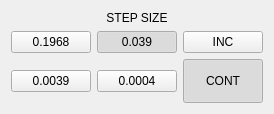
             <widget class="VCPWidget" name="widget_10">
              <layout class="QGridLayout" name="gridLayout_8">
               <item row="3" column="1">
                <widget class="ActionButton" name="inc_0_01">
                 <property name="text">
                  <string>0.0004</string>
                 </property>
                 <property name="checkable">
                  <bool>true</bool>
                 </property>
                 <property name="autoExclusive">
                  <bool>true</bool>
                 </property>
                 <property name="rules" stdset="0">
                  <string>[{&quot;name&quot;: &quot;New Rule&quot;, &quot;property&quot;: &quot;Text&quot;, &quot;expression&quot;: &quot;\&quot;.01\&quot; if ch[0] == 1else \&quot;0.0004\&quot;&quot;, &quot;channels&quot;: [{&quot;url&quot;: &quot;status:linear_units&quot;, &quot;trigger&quot;: true}]}]</string>
                 </property>
                 <property name="actionName" stdset="0">
                  <string>machine.jog.set-increment:0.01</string>
                 </property>
                 <attribute name="buttonGroup">
                  <string notr="true">jog_inc_values</string>
                 </attribute>
                </widget>
               </item>
               <item row="1" column="1">
                <widget class="ActionButton" name="inc_1">
                 <property name="text">
                  <string>0.039</string>
                 </property>
                 <property name="checkable">
                  <bool>true</bool>
                 </property>
                 <property name="checked">
                  <bool>true</bool>
                 </property>
                 <property name="autoExclusive">
                  <bool>true</bool>
                 </property>
                 <property name="rules" stdset="0">
                  <string>[{&quot;name&quot;: &quot;measure&quot;, &quot;property&quot;: &quot;Text&quot;, &quot;expression&quot;: &quot;\&quot;1\&quot; if ch[0] == 1else \&quot;0.039\&quot;&quot;, &quot;channels&quot;: [{&quot;url&quot;: &quot;status:linear_units&quot;, &quot;trigger&quot;: true}]}]</string>
                 </property>
                 <property name="actionName" stdset="0">
                  <string>machine.jog.set-increment:1</string>
                 </property>
                 <attribute name="buttonGroup">
                  <string notr="true">jog_inc_values</string>
                 </attribute>
                </widget>
               </item>
               <item row="1" column="0">
                <widget class="ActionButton" name="inc_5">
                 <property name="text">
                  <string>0.1968</string>
                 </property>
                 <property name="checkable">
                  <bool>true</bool>
                 </property>
                 <property name="autoExclusive">
                  <bool>true</bool>
                 </property>
                 <property name="rules" stdset="0">
                  <string>[{&quot;name&quot;: &quot;New Rule&quot;, &quot;property&quot;: &quot;Text&quot;, &quot;expression&quot;: &quot;\&quot;5\&quot; if ch[0] == 1else \&quot;0.1968\&quot;&quot;, &quot;channels&quot;: [{&quot;url&quot;: &quot;status:linear_units&quot;, &quot;trigger&quot;: true}]}]</string>
                 </property>
                 <property name="actionName" stdset="0">
                  <string>machine.jog.set-increment:5</string>
                 </property>
                 <attribute name="buttonGroup">
                  <string notr="true">jog_inc_values</string>
                 </attribute>
                </widget>
               </item>
               <item row="3" column="0">
                <widget class="ActionButton" name="inc_0_1">
                 <property name="text">
                  <string>0.0039</string>
                 </property>
                 <property name="checkable">
                  <bool>true</bool>
                 </property>
                 <property name="autoExclusive">
                  <bool>true</bool>
                 </property>
                 <property name="rules" stdset="0">
                  <string>[{&quot;name&quot;: &quot;New Rule&quot;, &quot;property&quot;: &quot;Text&quot;, &quot;expression&quot;: &quot;\&quot;0.1\&quot; if ch[0] == 1else \&quot;0.0039\&quot;&quot;, &quot;channels&quot;: [{&quot;url&quot;: &quot;status:linear_units&quot;, &quot;trigger&quot;: true}]}]</string>
                 </property>
                 <property name="actionName" stdset="0">
                  <string>machine.jog.set-increment:0.1</string>
                 </property>
                 <attribute name="buttonGroup">
                  <string notr="true">jog_inc_values</string>
                 </attribute>
                </widget>
               </item>
               <item row="1" column="2">
                <widget class="ActionButton" name="btn_inc_jog">
                 <property name="sizePolicy">
                  <sizepolicy hsizetype="Preferred" vsizetype="Fixed">
                   <horstretch>0</horstretch>
                   <verstretch>0</verstretch>
                  </sizepolicy>
                 </property>
                 <property name="text">
                  <string>INC</string>
                 </property>
                 <property name="checkable">
                  <bool>true</bool>
                 </property>
                 <property name="autoExclusive">
                  <bool>false</bool>
                 </property>
                 <property name="actionName" stdset="0">
                  <string>machine.jog-mode.incremental</string>
                 </property>
                 <attribute name="buttonGroup">
                  <string notr="true">jog_type</string>
                 </attribute>
                </widget>
               </item>
               <item row="3" column="2">
                <widget class="ActionButton" name="btn_cont_jog">
                 <property name="sizePolicy">
                  <sizepolicy hsizetype="Preferred" vsizetype="Fixed">
                   <horstretch>0</horstretch>
                   <verstretch>0</verstretch>
                  </sizepolicy>
                 </property>
                 <property name="minimumSize">
                  <size>
                   <width>34</width>
                   <height>44</height>
                  </size>
                 </property>
                 <property name="text">
                  <string>CONT</string>
                 </property>
                 <property name="checkable">
                  <bool>true</bool>
                 </property>
                 <property name="checked">
                  <bool>true</bool>
                 </property>
                 <property name="autoExclusive">
                  <bool>false</bool>
                 </property>
                 <property name="actionName" stdset="0">
                  <string>machine.jog-mode.continuous</string>
                 </property>
                 <attribute name="buttonGroup">
                  <string notr="true">jog_type</string>
                 </attribute>
                </widget>
               </item>
               <item row="0" column="0" colspan="3">
                <widget class="QLabel" name="label_21">
                 <property name="text">
                  <string>STEP SIZE</string>
                 </property>
                 <property name="alignment">
                  <set>Qt::AlignCenter</set>
                 </property>
                </widget>
               </item>
              </layout>
             </widget>
